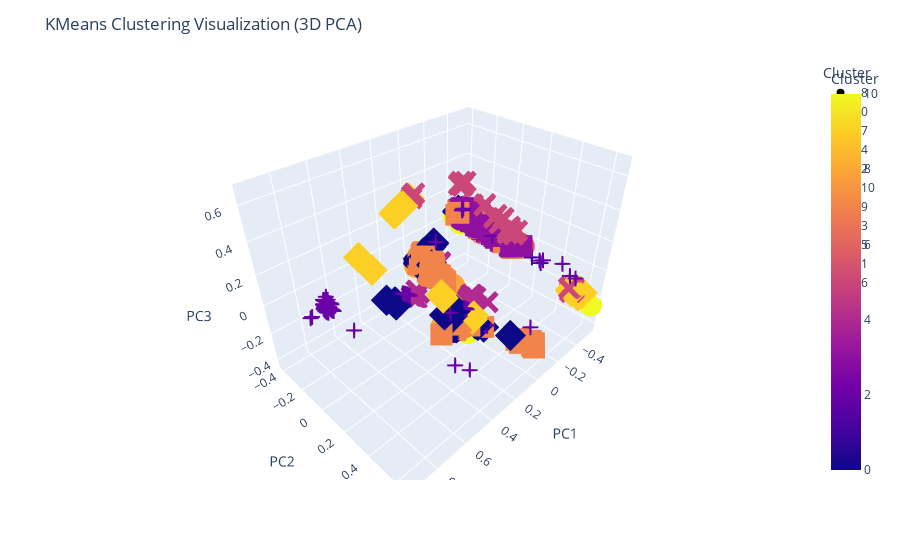

Here is the notebook cell this chart was saved with:
### Code cell
import pandas as pd
import plotly.express as px
from sklearn.decomposition import PCA
from sklearn.cluster import KMeans

# Assuming df_norm is your normalized DataFrame and kmeans is your fitted KMeans model

# Get cluster labels
cluster_labels = kmeans.labels_

# Initialize PCA with 3 components for 3D visualization
pca = PCA(n_components=3)

# Fit PCA to the data and transform it to 3D
pca_data = pca.fit_transform(df_norm)

# Create a DataFrame with PCA-transformed data and cluster labels
pca_df = pd.DataFrame(data=pca_data, columns=['PC1', 'PC2', 'PC3'])
pca_df['Cluster'] = cluster_labels

# Plotly 3D scatter plot
fig = px.scatter_3d(pca_df, x='PC1', y='PC2', z='PC3', color='Cluster', symbol='Cluster')

# Update layout to add legend
fig.update_layout(title='KMeans Clustering Visualization (3D PCA)',
                  legend_title='Cluster')

# Show the plot
fig.show()
